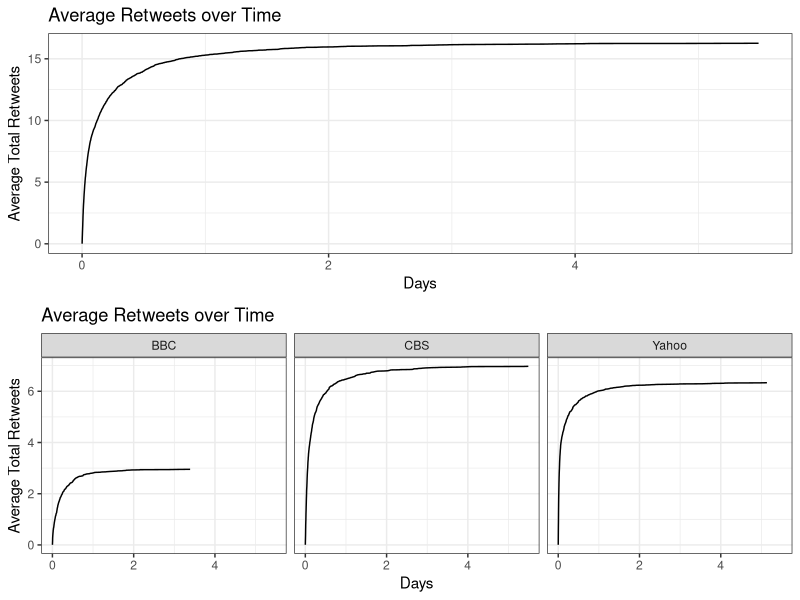
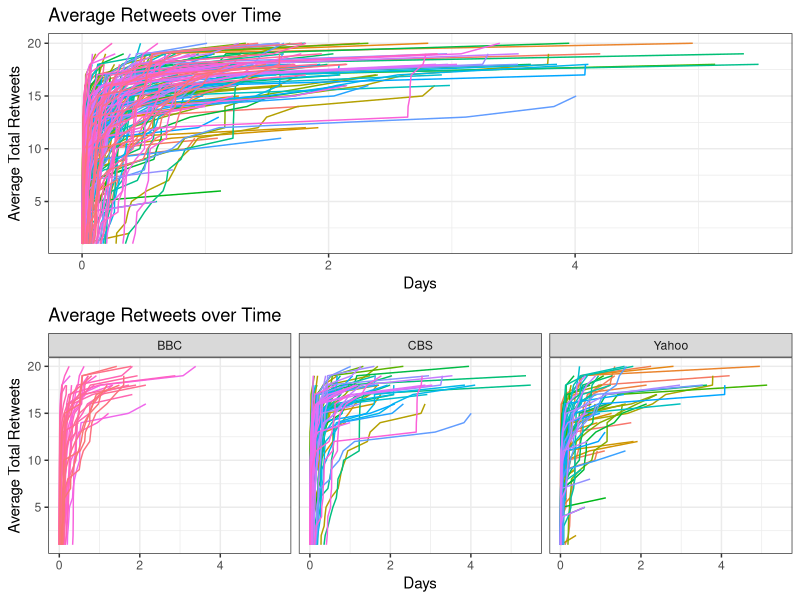
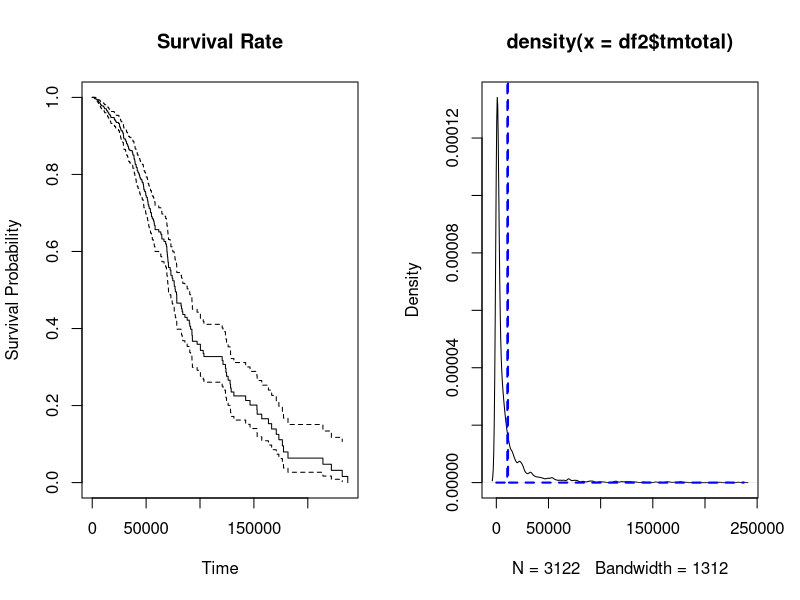
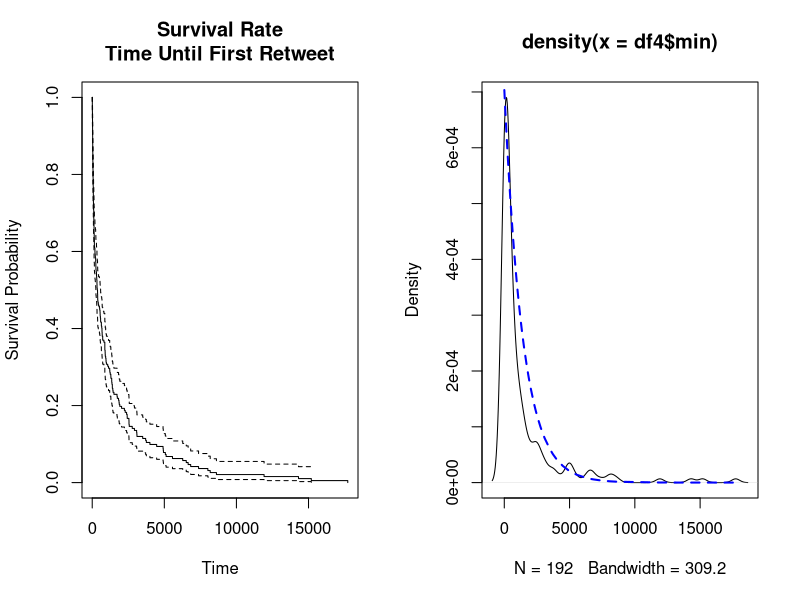
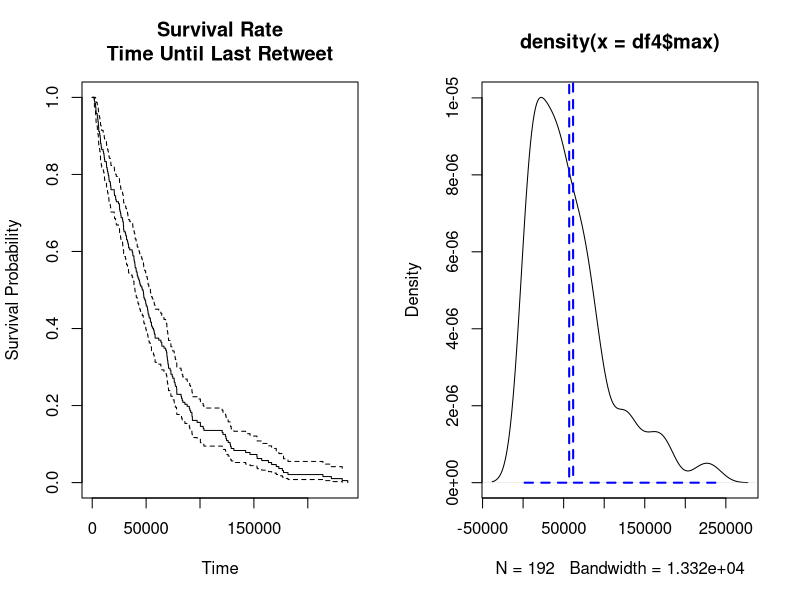

Generate these figures, in order, with R:
## ---- chunk 1
library(plyr)
library(dplyr)
library(ggplot2)
library(gridExtra)
library(survival)
library(KMsurv)
## ---- chunk 2
df_cbs <- cbind(read.csv("CBS_retweets.csv"), Org="CBS")
df_yahoo <- cbind(read.csv("Yahoo_retweets.csv"), Org="Yahoo")
df_bbc <- cbind(read.csv("BBC_retweets.csv"), Org="BBC")
df1 <- rbind(df_cbs, df_yahoo, df_bbc)
df1$NewsTweet <- as.character(df1$NewsTweet)
df1$retweet_id <- as.character(df1$retweet_id)
df1$retweet_user <- as.character(df1$retweet_user)
df1$difftime <- as.character(df1$difftime)
df1$day <- as.numeric(substr(df1$difftime,1,1))
df1$hrs <- as.numeric(substr(df1$difftime,8,9))
df1$min <- as.numeric(substr(df1$difftime,11,12))
df1$sec <- as.numeric(substr(df1$difftime,14,18))
df1$tmtotal <- df1$day*(24*(60^2)) + df1$hrs*(60^2) + df1$min*60 + df1$sec
## ---- chunk 3
# Add's column in order to graph all lines
df2 <- df1 %>%
  arrange(NewsTweet,tmtotal) %>%
  mutate(no.rt = 1) %>%
  group_by(NewsTweet) %>%
  mutate(no.rt = cumsum(no.rt)) 
# Overall CDF
df3 <- df1 %>%
  group_by(tmtotal) %>%
  summarize(n=n()) %>%
  mutate(avg.no.rt = cumsum(n)/length(unique(df1$NewsTweet)))
# Overall CDF by News Org
df3.1 <- df1 %>%
  group_by(Org, tmtotal) %>%
  summarize(n=n()) %>%
  mutate(avg.no.rt = cumsum(n)/length(unique(df1$NewsTweet)))

df4 <- df1 %>%
  group_by(NewsTweet) %>%
  summarize(max=max(tmtotal), min=min(tmtotal))
df4.1 <- df1 %>%
  group_by(NewsTweet) %>%
  summarize(max=max(tmtotal), min=min(tmtotal))
groups <- df2 %>% 
  group_by(NewsTweet) %>% 
  group_size()

event <- c(rep(0,groups[1]-1),1)
for(i in 2:length(groups)){
  event <- c(event,rep(0,groups[i]-1),1)
}
df2$event <- event
## ---- chunk 4
g1 <- ggplot(df3,aes(x=tmtotal/(60^2*12),y=avg.no.rt)) + 
  geom_line() + 
  theme_bw() + 
  ylab("Average Total Retweets") + xlab("Days") + 
  ggtitle("Average Retweets over Time") 
g2 <- ggplot(df3.1,aes(x=tmtotal/(60^2*12),y=avg.no.rt)) + 
  geom_line() + 
  theme_bw() + 
  ylab("Average Total Retweets") + xlab("Days") + 
  ggtitle("Average Retweets over Time") + 
  facet_grid(.~Org)
grid.arrange(g1, g2)
## ---- chunk 5
g3 <- ggplot(df2, aes(x=tmtotal/(60^2*12), y=no.rt, color=NewsTweet)) + 
  geom_line() + 
  theme_bw() + 
  theme(legend.position="NULL") + 
  ylab("Average Total Retweets") + xlab("Days") + 
  ggtitle("Average Retweets over Time") 
g4 <- ggplot(df2, aes(x=tmtotal/(60^2*12), y=no.rt, color=NewsTweet)) + 
  geom_line() + 
  theme_bw() + 
  theme(legend.position="NULL") + 
  ylab("Average Total Retweets") + xlab("Days") + 
  ggtitle("Average Retweets over Time") + 
  facet_grid(.~Org)
grid.arrange(g3, g4)
## ---- chunk 6
# Survival until last tweet, all data
par(mfrow=c(1,2))
model1 <- survfit(Surv(time=df2$tmtotal,event=df2$event) ~ 1)
plot(model1, 
     xlab="Time", 
     ylab="Survival Probability",
     main = "Survival Rate")
plot(density(df2$tmtotal))
dist1 <- MASS::fitdistr(df2$tmtotal, densfun="poisson")
lines( sort(df2$tmtotal) , # Lambda
       y = dpois( sort(df2$tmtotal) , 
                   lambda = dist1$estimate[1]),
       col = "blue" , lty = 2 , lwd = 2 )
## ---- chunk 7
# Survival until first retweet
par(mfrow=c(1,2))
model2 <- survfit(Surv(time=rep(0,length(groups)),time2=df4$min,event=rep(1,length(groups))) ~ 1)
plot(model2, 
     xlab="Time", 
     ylab="Survival Probability",
     main = "Survival Rate\nTime Until First Retweet")
plot(density(df4$min))
dist2 <- MASS::fitdistr(df4$min, densfun="exponential")
lines( sort(df4$min) , # EXPOENTIAL
       y = dexp(
         sort(df4$min) ,
         rate = dist2$estimate[1]),
       col = "blue" , lty = 2 , lwd = 2 )
## ---- chunk 8
# Survival until last retweet
par(mfrow=c(1,2))
model3 <- survfit(Surv(time=rep(0,length(groups)),time2=df4$max,event=rep(1,length(groups))) ~ 1)
plot(model3, 
     xlab="Time", 
     ylab="Survival Probability",
     main = "Survival Rate\nTime Until Last Retweet")
plot(density(df4$max))
dist3 <- MASS::fitdistr(df4$max, densfun="poisson")
lines( sort(df4$max) , # Lambda
       y = dpois( sort(df4$max) , 
                   lambda = dist3$estimate[1]),
       col = "blue" , lty = 2 , lwd = 2 )
